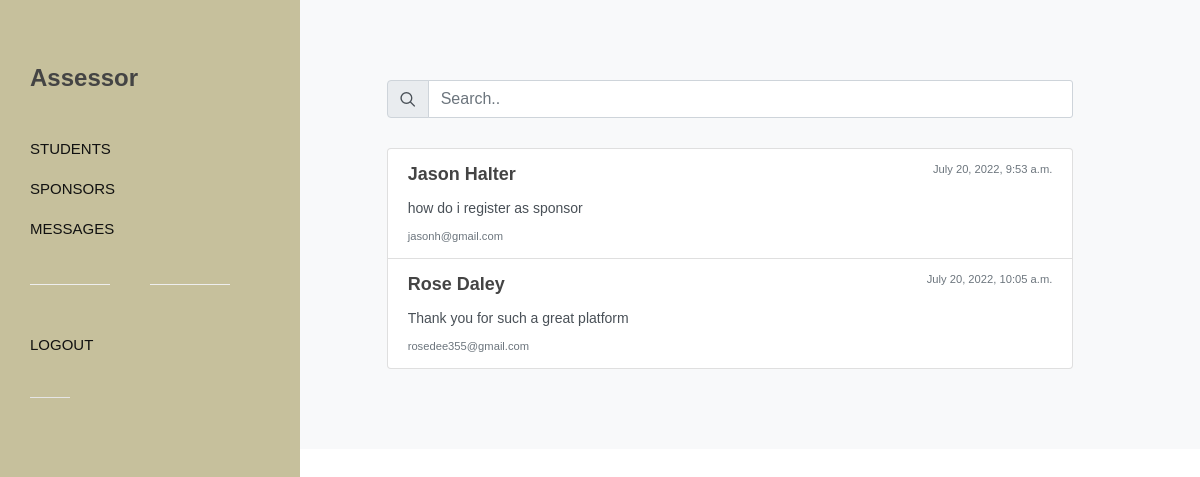
/messages (signed in), run on the app's committed database.
### donate/models.py (models this page shows)
class Message(models.Model):
    name = models.CharField(max_length=200)
    email = models.CharField(max_length=200)
    text = models.CharField( max_length=500)
    created = models.DateTimeField(auto_now_add = True )
    updated = models.DateTimeField(auto_now = True)

### donate/views.py (the view)
# urls.py: path('messages', views.messages, name='message'),
@permission_required('donate.assessor', login_url='donate:assessor-login')
def messages(request):
    messages = Message.objects.all()
    return render(request, 'donate/message.html', {'messages':messages})

### donate/templates/donate/message.html
{% extends 'donate/side.html' %}
{% block logo %}<h3>Assessor</h3>{% endblock %}
{% block nav %}
<li><a href="{% url 'donate:students' %}"><div>Students</div></a></li>
<li><a href="{% url 'donate:sponsors' %}"><div>Sponsors</div></a></li>
<li><a href="{% url 'donate:message' %}"><div>Messages</div></a></li>
<div class="divider divider-center"><a  data-scrollto="#header"><i class="icon-settings"></i></a></div>
<li><a href="{% url 'donate:assessor-logout' %}"><div>Logout</div></a></li>
{% endblock %}
{% block body %}
		<section id="content">
			<div class="content-wrap bg-light">
				<div class="container">
					<div class="row justify-content-center">
						<div class="col-lg-10 col-md-10">
						<div id="top-search-input topmargin">
							<form action="{% url 'donate:search-message' %}" method="get">
								<div class="input-group">
									<div class="input-group-prepend">
										<div class="input-group-text"><i class="icon-line-search"></i></div>
									</div>
									<input type="text" name="q" class="form-control" value="" placeholder="Search..">
								</div>
							</form>
						</div>
                            <div class="right-margin list-group">
                                {% for message in messages %}
                                <a href="#" class="list-group-item list-group-item-action flex-column align-items-start">
                                    <div class="d-flex w-100 justify-content-between">
                                        <h4 class="mb-2">{{message.name}}</h4>
                                        <small class="text-muted">{{message.created}}</small>
                                    </div>
                                    <p class="mb-1">{{message.text}}</p>
                                    <small class="text-muted">{{message.email}}</small>
                                </a>
                                {% endfor %}
                            </div>
						</div>
					</div>
				</div>
			</div>
		</section>
        {% endblock %}

### donate/static/donate/theme/nonprofit.css (style rules this page uses)
:root { --themecolor: #C6C09C; --themecolorrgb: 198,192,156; --header-height: 70px; --sticky-header-height: 70px; }
@media (min-width: 992px) { #primary-menu ul > li > a { padding-top: 24px; padding-bottom: 24px; padding-top: calc(( var(--header-height) - 22px ) / 2); padding-bottom: calc(( var(--header-height) - 22px ) / 2); font-weight: 500 !important; text-transform: none; letter-spacing: 0; font-size: 15px; transition: color .3s ease; color: #111 !important; } }
@media (min-width: 992px) { #primary-menu ul li > a > div:after { opacity: 0; content: ''; position: absolute; background-image: url('images/border.svg'); background-repeat: no-repeat; background-position: center center; top: 50%; left: 50%; margin-top: 14px; width: 60%; height: 10px; background-size: 100% 10px; transform: translate( -50%, -50% ); -webkit-transition: opacity .2s linear; -o-transition: opacity .2s linear; transition: opacity .2s linear; } }

### data on the page
Message: name "Jason Halter", created "July 20, 2022, 9:53 a.m.", text "how do i register as sponsor", email "jasonh@gmail.com"
Message: name "Rose Daley", created "July 20, 2022, 10:05 a.m.", text "Thank you for such a great platform", email "rosedee355@gmail.com"
